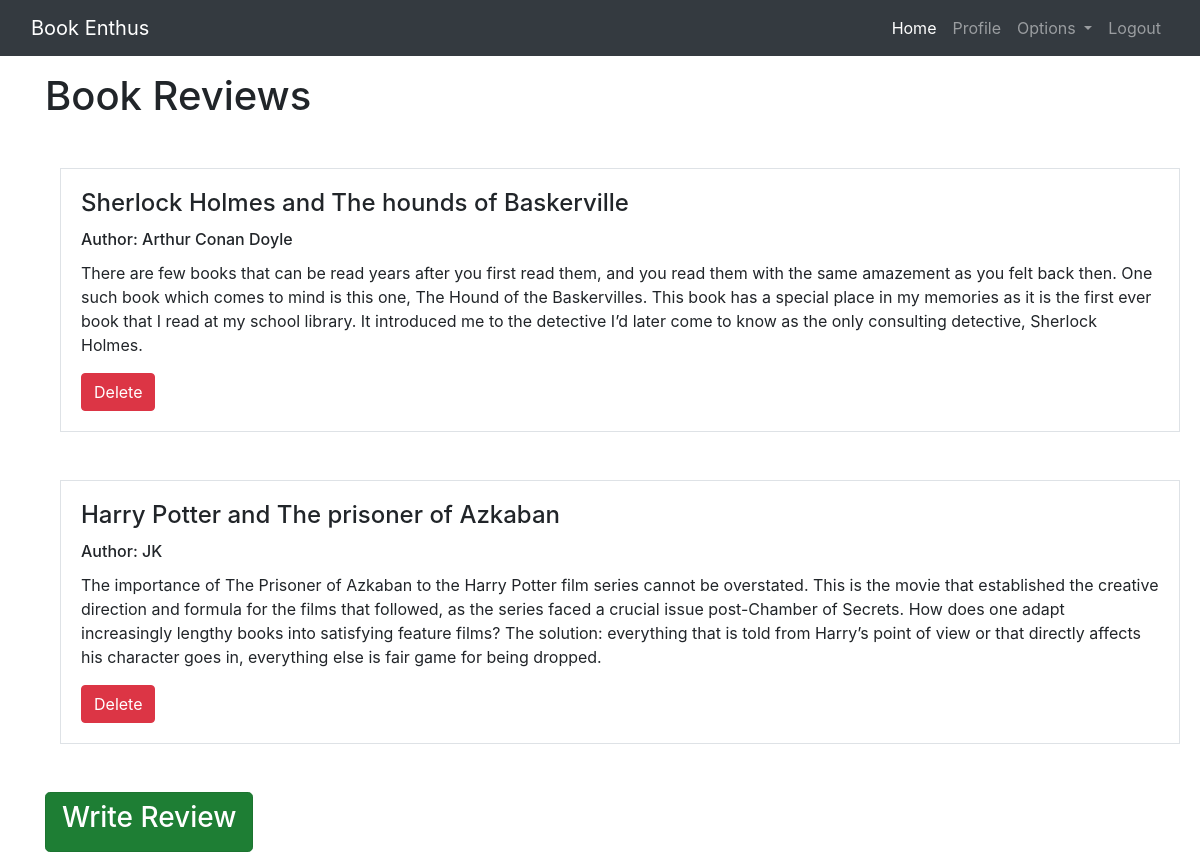
The app's page /bookreview (signed in) with its own data.
### menu/models.py (models this page shows, shortened)
class bookReviews_model(models.Model):
    user = models.ForeignKey(User, on_delete=models.CASCADE)
    title = models.CharField(max_length=50)
    author = models.CharField(max_length=50)
    review = models.TextField()
    isPublic =models.BooleanField(default=True)
    class Meta:
        verbose_name = "bookReviews"
        verbose_name_plural = "bookReviews"

### menu/views.py (the view)
# urls.py: path('bookreview',views.bookReview_view,name='bookreview'),
@login_required
def bookReview_view(request):
    bookReviews = bookReviews_model.objects.filter(user=request.user)
    context={
        "bookReviews":bookReviews
    }
    return render(request,"menu/bookreview.html",context)

### menu/templates/menu/bookreview.html
{% extends 'menu/base.html' %}
{% load static %}
{% load crispy_forms_tags %}
{% block content %}
<div class="container">
    <h1 class="mb-5  mt-3">
        Book Reviews
    </h1>
    <div class="col">
        <div>
            {% for obj in bookReviews %}
            <div class="mb-5 border" style="width: 70rem;">                <div class="card-body">
                  <h4 class="card-title">{{obj.title}}</h4>
                  <h6 class="card-title">Author: {{obj.author}}</h6>
                  <p class="card-text">{{obj.review}}</p>
                  <a href="{% url 'deletereview' obj.id %}" class="btn btn-danger">Delete</a>
                </div>
              </div>
            {% endfor %}
        </div>
    </div>
    <div>
        <a href="review" class="btn btn-success btn-lg active" role="button" aria-pressed="true">
            <h3>Write Review</h3>
        </a>
    </div>
</div>
{% endblock content %}

### records on screen
bookReviews_model: title "Sherlock Holmes and The hounds of Baskerville", author "Arthur Conan Doyle", review "There are few books that can be read years after you first read them, and you read them with the same amazement as you felt back then. One such book which comes to mind is this one, The Hound of the Baskervilles. This book has a special place in my memories as it is the first ever book that I read at my school library. It introduced me to the detective I’d later come to know as the only consulting detective, Sherlock Holmes."
bookReviews_model: title "Harry Potter and The prisoner of Azkaban", author "JK", review "The importance of The Prisoner of Azkaban to the Harry Potter film series cannot be overstated. This is the movie that established the creative direction and formula for the films that followed, as the series faced a crucial issue post-Chamber of Secrets. How does one adapt increasingly lengthy books into satisfying feature films? The solution: everything that is told from Harry’s point of view or that directly affects his character goes in, everything else is fair game for being dropped."
